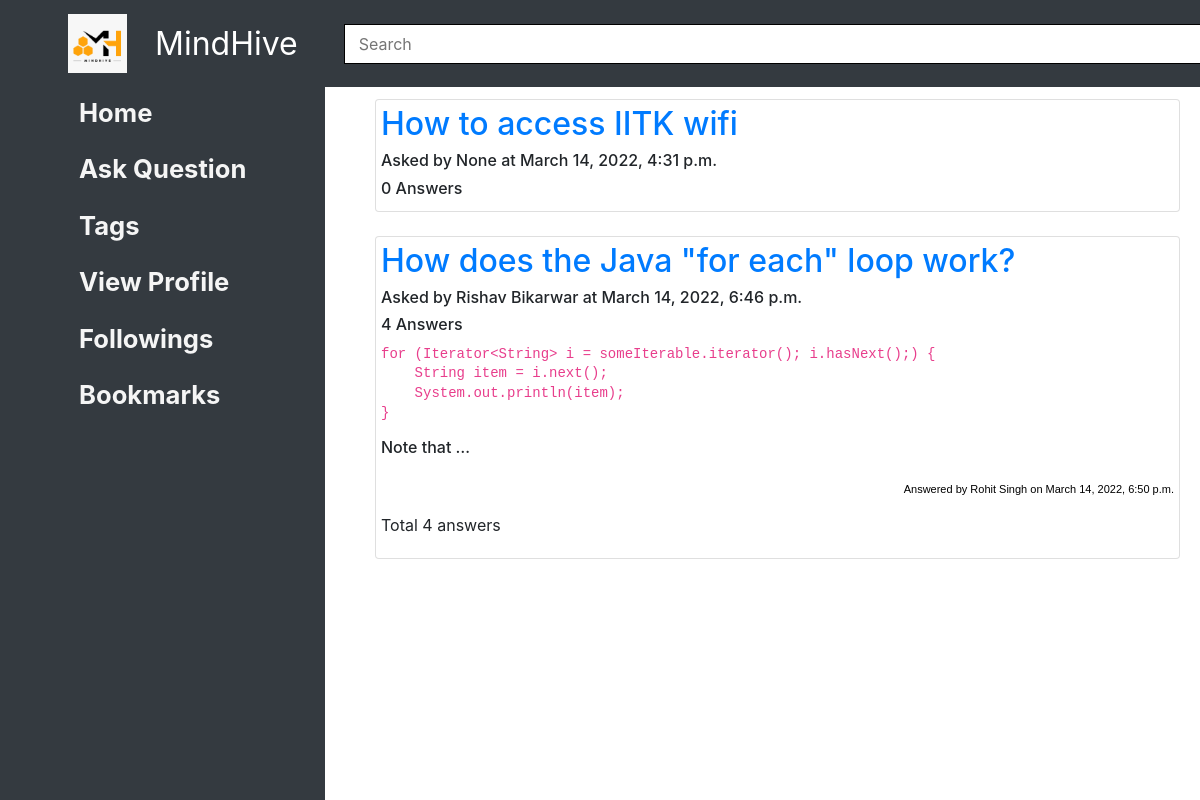
The page /home/ (signed in) on the database its author committed.
### questions/models.py (models this page shows, shortened)
class Question(Content):
    title = models.CharField(max_length=200)
    tags = models.ManyToManyField(to='tags.Tag', blank=True)
    viewedBy = models.ManyToManyField(to='users.User', related_name='viewedBy', blank=True)

### home/models.py (models this page shows, shortened)
class Content(models.Model):
    text = RichTextField()
    author = models.ForeignKey(to='users.User', on_delete=models.SET_NULL, related_name='author', null=True)
    anonymous = models.BooleanField(default=False)
    pub_date = models.DateTimeField('date published', default=datetime.now())
    likedBy = models.ManyToManyField(to='users.User', related_name='likedBy', blank=True)
    dislikedBy = models.ManyToManyField(to='users.User', related_name='dislikedBy', blank=True)
    def get_author_name(self):
        if self.anonymous:
            return 'Anonymous User'
        else:
            return self.author.name

### users/models.py (models this page shows, shortened)
class User(AbstractUser):
    username = models.CharField(max_length=20,blank=False)
    email = models.EmailField(
        verbose_name='email address',
        max_length=255,
        unique=True,
        blank=False,
    )
    name = models.CharField(max_length=20, blank=True, null=True)
    roll_no=models.CharField(max_length=8, blank=True, null=True)
    profile_image = models.ImageField(upload_to='profile_image', default='default.jpg')
    blocked = models.BooleanField(default=False)
    followingQuestions = models.ManyToManyField(to='questions.Question', related_name='users_following', blank=True)
    bookmarkQuestions = models.ManyToManyField(to='questions.Question', related_name='users_bookmarked', blank=True)
    favouriteTags = models.ManyToManyField(to='tags.Tag', blank=True)
    notifications = models.ManyToManyField(to='notifications.Notification', blank=True)
    objects = UserInfoManager()
    USERNAME_FIELD = 'email'
    REQUIRED_FIELDS = ['username' ]

### answers/models.py (models this page shows)
class Answer(Content):
    to_question = models.ForeignKey(to='questions.Question', on_delete=models.CASCADE)

### home/views.py (the view)
# urls.py: path('', views.view, name='view_home'),
@login_required(login_url='users:login')
def view(request):
    user = User.objects.filter(id = request.user.id).values_list('favouriteTags')
    interestQues = Question.objects.filter(tags__in = user).distinct()
    return render(request, 'home/home.html', {'questions' : interestQues})

### home/templates/home/home.html
{% extends 'base.html' %}
    {%block insert_content%}
    <section>
    <div class="container">
    {% if questions %}
    {%for ques in questions%}
    <div class="card" style="padding:5px">
      <a href="{% url 'questions:view_question' question_id=ques.id %}">
        <h2>{{ques.title}}</h2>
        </a>
        <h6>Asked by {{ques.get_author_name}} at {{ques.pub_date}}</h6>
        <h6>{{ques.answer_set.all.count}} Answers</h6>
        {% for ans in ques.answer_set.all|slice:":1" %}
        <h6>{{ans.text|safe|truncatewords:20}}</h6>
        <p style="color:black; font-family:Arial; font-size:11px; text-align: right;">Answered by {{ans.get_author_name}} on {{ans.pub_date}}</p>
        <p>Total {{ques.answer_set.all.count}} answers</p>
        {% endfor %}
    </div>
    <br/>
    {%endfor%}
    {% else %}
    <h2>No questions to display. Please select your favouriteTags</h2>
    {% endif %}
    </div>
    </section>
    {%endblock%}

### templates/base.html (shortened to what this page needs)
<!DOCTYPE html>
{% load static %}
{% load crispy_forms_tags %}
<html lang="en">
    <head>
        <link rel="stylesheet" href="https://cdn.jsdelivr.net/npm/bootstrap@4.0.0/dist/css/bootstrap.min.css">
        <link rel="stylesheet" href="https://cdnjs.cloudflare.com/ajax/libs/font-awesome/4.7.0/css/font-awesome.min.css">
        <link href="{% static 'css/master.css'%}" rel="stylesheet" />
    </head>
    <body id="page-top">
        <nav class="navbar navbar-expand-lg navbar-dark bg-dark fixed-top" id="mainNav">
            <div class="container px-4">
                <a href="#" id="logo">
                    <img src="../media/icon.jpg" alt="Hello" class="logo-img">
                </a>
                <a class="navbar-brand" href="#page-top" align="left">MindHive</a>
                <div class="collapse navbar-collapse" id="navbarResponsive">
		                <ul class="navbar-nav ms-auto">
                            <form class="inline-block">
                                <input class="form-input" type="search" placeholder="Search" aria-placeholder="Search" length="50px">
                            </form>
                </ul>
                </div>
            </div>
        </nav>
        <div id="left">
            <a href="{% url 'home:view_home'%}" class="sect">
                <div class="comp">Home</div>
            </a>
            <a href="#" class="sect">
                <div class="comp">Ask Question</div>
            </a>
            <a href="{% url 'users:addtags' %}" class="sect">
                <div class="comp">Tags</div>
            </a>
            <a href="#" class="sect">
                <div class="comp">View Profile</div>
            </a>
            <a href="#" class="sect">
                <div class="comp">Followings</div>
            </a>
            <a href="#" class="sect">
                <div class="comp">Bookmarks</div>
            </a>
        </div>
        <div class="content">
        {% block insert_content %}
        {% endblock %}
        </div>
  </body>
</html>

### templates/footer.html (shortened to what this page needs)
{% load static %}

### static/css/master.css (style rules this page uses)
* { margin: 0; padding: 0; }
html { scroll-behavior: smooth; }
:root { --navbar-height: 59px; }
body { background-color: whitesmoke(214, 210, 210); }
#logo { color: white; display: flex; padding: 3px 22px; border-radius: 20px; text-decoration: none; }
.logo-img { height: 59px; margin: 3px 6px; }
.inline-block { display: block; width: 950px; height: 40px; }
.form-input { float: none; display: block; text-align: left; width: 100%; margin: 0; padding: 14px; border: 1px solid black; height: 40px; }
#left { position: fixed; float: left; width: auto; height: 100vh; display: flex; flex-direction: column; margin-top: 85px; margin-left: 0; background-color: #343a40; }
#left a { text-decoration: none; text-align: left; font-size: 1.6rem; color: #171313; }
.sect { margin: 6px 12px; padding: 6px 13px; }
.comp { margin: -3px 8px; padding: 0px 46px; font-weight: bold; color: whitesmoke; transition-duration: 0.4s; }
.navbar > .container, .navbar > .container-fluid { margin-left: 0px; }
.navbar-brand { font-size: xx-large; }
input[type="search"] { margin-left: 30px; }
.content { position: absolute; top: 99px; left: 360px; right: 5px; }

### rows shown on the page
Question: title "How to access IITK wifi", get_author_name "None", pub_date "March 14, 2022, 4:31 p.m.", answer_set.all.count "0"
Question: title "How does the Java \"for each\" loop work?", get_author_name "Rishav Bikarwar", pub_date "March 14, 2022, 6:46 p.m.", answer_set.all.count "4"
Answer: text "for (Iterator<String> i = someIterable.iterator(); i.hasNext();) { String item = i.next(); System.out.println(item); } Note that …", get_author_name "Rohit Singh", pub_date "March 14, 2022, 6:50 p.m."
